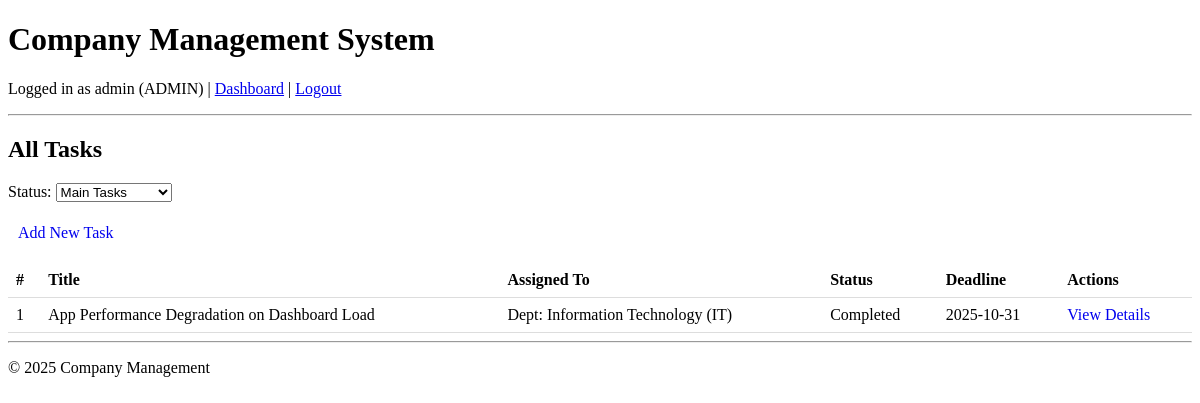
Page /tasks/admin/ (signed in) on the earlier database version.
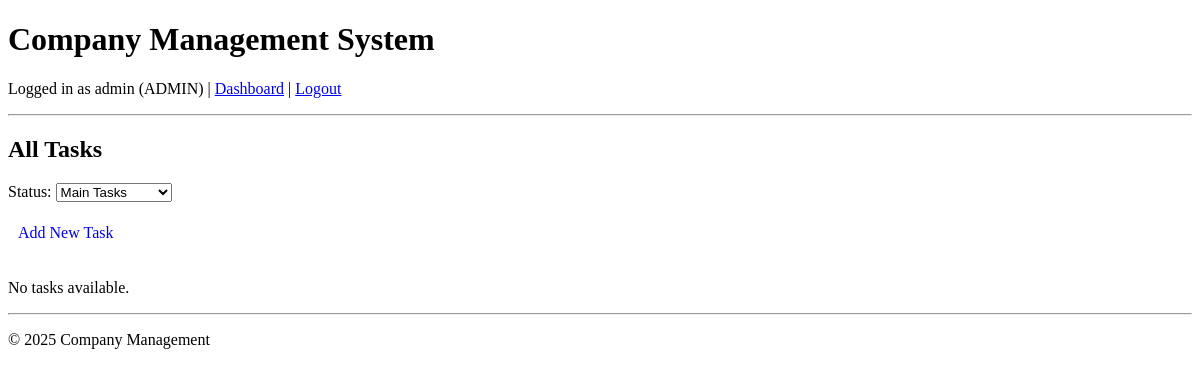
Same page on the later database version.
### tasks/models.py (models this page shows, shortened)
class Task(models.Model):
    STATUS_CHOICES = [
    ('Assigned', 'Assigned'),
    ('In Progress', 'In Progress'),
    ('Submitted', 'Submitted'),
    ('Needs Revision', 'Needs Revision'),
    ('Approved', 'Approved'),
    ('Completed', 'Completed'),
    ]
    ticket = models.ForeignKey(Ticket, on_delete=models.CASCADE,null=True, related_name='tasks')
    title = models.CharField(max_length=200,null=False,default="No Title")
    description = models.TextField(blank=True)
    created_by = models.ForeignKey(
    CustomUser, on_delete=models.SET_NULL, null=True, blank=True, related_name='created_tasks'
    )
    assigned_to = models.ForeignKey(EmployeeProfile, on_delete=models.SET_NULL, null=True, blank=True, related_name='tasks')
    parent_task = models.ForeignKey(
        'self',
        on_delete=models.CASCADE,
        null=True,
        blank=True,
        related_name='subtasks'
    )
    assigned_department = models.ForeignKey(
        Department, on_delete=models.SET_NULL, null=True, blank=True, related_name='department_tasks'
    )
    deadline = models.DateField(null=True, blank=True,default=default_deadline)
    status = models.CharField(max_length=20, choices=STATUS_CHOICES, default='Assigned')
    created_at = models.DateTimeField(auto_now_add=True)
    updated_at = models.DateTimeField(auto_now=True)

### company/models.py (models this page shows, shortened)
class Department(models.Model):
    name = models.CharField(max_length=100)
    parent = models.ForeignKey(
        'self',
        on_delete=models.CASCADE,
        null=True,
        blank=True,
        related_name='sub_departments',
        default='null'
    )
    manager = models.ForeignKey(
        'users.CustomUser',
        on_delete=models.CASCADE,
        null=True,
        blank=True,
        limit_choices_to={'role': 'MANAGER'},
        related_name='managed_departments'
    )
    description = models.TextField(blank=True)
    created_at = models.DateTimeField(auto_now_add=True)

### tasks/views.py (the view)
# urls.py: path('admin/', views.task_list_admin, name='task_list_admin'),
@login_required
@admin_required
def task_list_admin(request):
    TaskFilter=TaskStatus()
    if request.method == 'GET' and request.GET.get('Status') and request.GET.get('Status')!="Main Tasks":
        if request.GET.get('Status')=="All":
            tasks = Task.objects.all()
        else:
            tasks = Task.objects.filter(status=request.GET.get('Status'))
        TaskFilter = TaskStatus(initial={'Status': request.GET.get('Status')})
    else:
        tasks = Task.objects.filter(parent_task=None)
    return render(request, 'tasks/task_list_admin.html', {'tasks': tasks,"status":TaskFilter})

### tasks/forms.py
class TaskStatus(forms.Form):
    STATUS_CHOICES = [
    ('Main Tasks','Main Tasks'),
    ('All', 'All'),
    ('Assigned', 'Assigned'),
    ('In Progress', 'In Progress'),
    ('Submitted', 'Submitted'),
    ('Needs Revision', 'Needs Revision'),
    ('Approved', 'Approved'),
    ('Completed', 'Completed'),
    ]
    Status = forms.ChoiceField(choices=STATUS_CHOICES,widget=forms.Select(attrs={'onchange': 'this.form.submit();'}))

### tasks/templates/tasks/task_list_admin.html (shortened to what this page needs)
{% extends 'base.html' %}
{% block content %}
<h2>All Tasks</h2>
<form method="get" id="filterForm" style="margin-bottom: 15px;">
    {{ status.as_p }}
</form>
<a href="{% url 'task_add' %}" style="display: inline-block; margin-bottom: 15px; padding: 6px 10px; text-decoration: none;">
    Add New Task
</a>
{% if tasks %}
<table style="width: 100%; border-collapse: collapse;">
    <thead>
        <tr>
            <th style="padding: 8px; text-align: left; border-bottom: 1px solid #ddd;">#</th>
            <th style="padding: 8px; text-align: left; border-bottom: 1px solid #ddd;">Title</th>
            <th style="padding: 8px; text-align: left; border-bottom: 1px solid #ddd;">Assigned To</th>
            <th style="padding: 8px; text-align: left; border-bottom: 1px solid #ddd;">Status</th>
            <th style="padding: 8px; text-align: left; border-bottom: 1px solid #ddd;">Deadline</th>
            <th style="padding: 8px; text-align: left; border-bottom: 1px solid #ddd;">Actions</th>
        </tr>
    </thead>
    <tbody>
        {% for task in tasks %}
        <tr>
            <td style="padding: 8px; border-bottom: 1px solid #ddd;">{{ forloop.counter }}</td>
            <td style="padding: 8px; border-bottom: 1px solid #ddd;">{{ task.title }}</td>
            <td style="padding: 8px; border-bottom: 1px solid #ddd;">{% if task.assigned_department %}Dept: {{task.assigned_department.name}}{% else %}{{ task.assigned_to.user.name }}{% endif %}</td>
            <td style="padding: 8px; border-bottom: 1px solid #ddd;">{{ task.status }}</td>
            <td style="padding: 8px; border-bottom: 1px solid #ddd;">{{ task.deadline|date:"Y-m-d" }}</td>
            <td style="padding: 8px; border-bottom: 1px solid #ddd;">
                <a href="{% url 'task_detail' task.id %}" style="text-decoration: none;">View Details</a>
            </td>
        </tr>
        {% endfor %}
    </tbody>
</table>
{% else %}
<p>No tasks available.</p>
{% endif %}
{% endblock %}

Differences in the rows shown:
removed Task: title "App Performance Degradation on Dashboard Load", assigned_department.name "Information Technology (IT)", status "Completed", deadline "2025-10-31"
Other differences:
text no longer shown: "# Title Assigned To Status Deadline Actions"
text now shown: "No tasks available."
